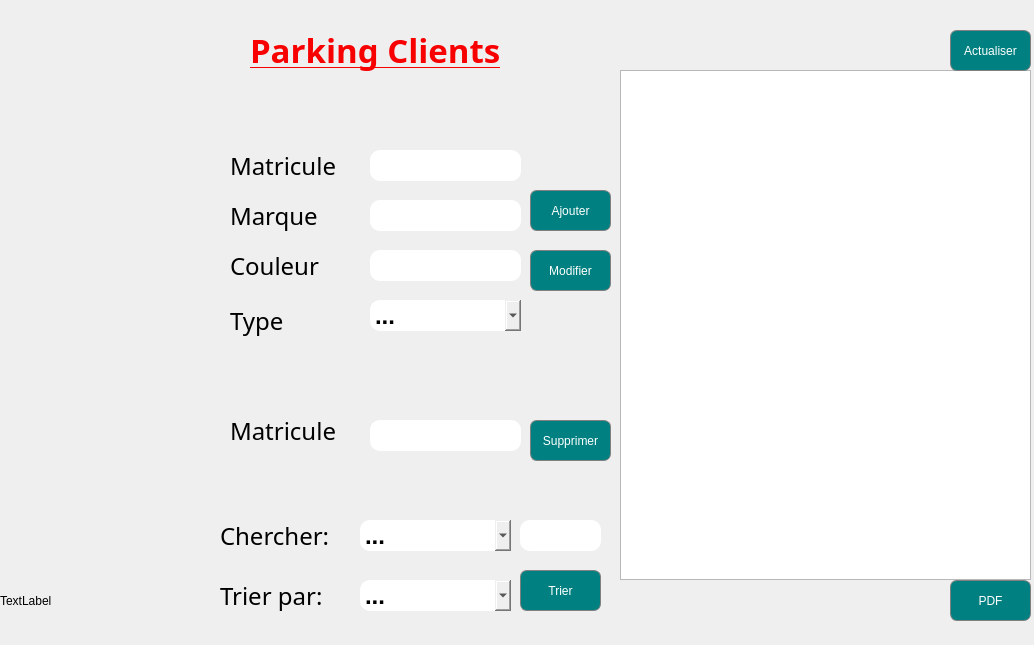
<?xml version="1.0" encoding="UTF-8"?>
<ui version="4.0">
 <class>client</class>
 <widget class="QDialog" name="client">
  <property name="geometry">
   <rect>
    <x>0</x>
    <y>0</y>
    <width>1034</width>
    <height>645</height>
   </rect>
  </property>
  <property name="windowTitle">
   <string>Dialog</string>
  </property>
  <widget class="QLabel" name="label_2">
   <property name="geometry">
    <rect>
     <x>230</x>
     <y>200</y>
     <width>121</width>
     <height>31</height>
    </rect>
   </property>
   <property name="font">
    <font>
     <family>Perpetua Titling MT</family>
     <pointsize>18</pointsize>
     <weight>50</weight>
     <bold>false</bold>
    </font>
   </property>
   <property name="text">
    <string>Marque</string>
   </property>
  </widget>
  <widget class="QLabel" name="label_3">
   <property name="geometry">
    <rect>
     <x>230</x>
     <y>150</y>
     <width>141</width>
     <height>31</height>
    </rect>
   </property>
   <property name="font">
    <font>
     <family>Perpetua Titling MT</family>
     <pointsize>18</pointsize>
     <weight>50</weight>
     <bold>false</bold>
    </font>
   </property>
   <property name="text">
    <string>Matricule</string>
   </property>
  </widget>
  <widget class="QLineEdit" name="lineEdit_3">
   <property name="geometry">
    <rect>
     <x>370</x>
     <y>150</y>
     <width>151</width>
     <height>31</height>
    </rect>
   </property>
   <property name="styleSheet">
    <string notr="true">border-radius : 10px;</string>
   </property>
  </widget>
  <widget class="QLineEdit" name="lineEdit_2">
   <property name="geometry">
    <rect>
     <x>370</x>
     <y>200</y>
     <width>151</width>
     <height>31</height>
    </rect>
   </property>
   <property name="styleSheet">
    <string notr="true">border-radius : 10px;</string>
   </property>
  </widget>
  <widget class="QLineEdit" name="lineEdit">
   <property name="geometry">
    <rect>
     <x>370</x>
     <y>250</y>
     <width>151</width>
     <height>31</height>
    </rect>
   </property>
   <property name="styleSheet">
    <string notr="true">border-radius : 10px;</string>
   </property>
  </widget>
  <widget class="QLabel" name="label">
   <property name="geometry">
    <rect>
     <x>230</x>
     <y>250</y>
     <width>121</width>
     <height>31</height>
    </rect>
   </property>
   <property name="font">
    <font>
     <family>Perpetua Titling MT</family>
     <pointsize>18</pointsize>
     <weight>50</weight>
     <bold>false</bold>
    </font>
   </property>
   <property name="styleSheet">
    <string notr="true"/>
   </property>
   <property name="text">
    <string>Couleur</string>
   </property>
  </widget>
  <widget class="QComboBox" name="comboBox">
   <property name="geometry">
    <rect>
     <x>370</x>
     <y>300</y>
     <width>151</width>
     <height>31</height>
    </rect>
   </property>
   <property name="font">
    <font>
     <pointsize>18</pointsize>
     <weight>75</weight>
     <bold>true</bold>
    </font>
   </property>
   <property name="styleSheet">
    <string notr="true">border-radius : 10px;</string>
   </property>
   <item>
    <property name="text">
     <string>...</string>
    </property>
   </item>
   <item>
    <property name="text">
     <string>Resident</string>
    </property>
   </item>
   <item>
    <property name="text">
     <string>Fournisseur</string>
    </property>
   </item>
   <item>
    <property name="text">
     <string>Passager</string>
    </property>
   </item>
  </widget>
  <widget class="QLabel" name="label_4">
   <property name="geometry">
    <rect>
     <x>230</x>
     <y>300</y>
     <width>95</width>
     <height>41</height>
    </rect>
   </property>
   <property name="font">
    <font>
     <family>Perpetua Titling MT</family>
     <pointsize>18</pointsize>
     <weight>50</weight>
     <bold>false</bold>
    </font>
   </property>
   <property name="text">
    <string>Type</string>
   </property>
  </widget>
  <widget class="QTableView" name="tableView">
   <property name="geometry">
    <rect>
     <x>620</x>
     <y>70</y>
     <width>411</width>
     <height>510</height>
    </rect>
   </property>
  </widget>
  <widget class="QLabel" name="label_6">
   <property name="geometry">
    <rect>
     <x>230</x>
     <y>420</y>
     <width>141</width>
     <height>21</height>
    </rect>
   </property>
   <property name="font">
    <font>
     <family>Perpetua Titling MT</family>
     <pointsize>18</pointsize>
     <weight>50</weight>
     <bold>false</bold>
    </font>
   </property>
   <property name="text">
    <string>Matricule</string>
   </property>
  </widget>
  <widget class="QLineEdit" name="lineEdit_4">
   <property name="geometry">
    <rect>
     <x>370</x>
     <y>420</y>
     <width>151</width>
     <height>31</height>
    </rect>
   </property>
   <property name="styleSheet">
    <string notr="true">border-radius : 10px;</string>
   </property>
   <property name="text">
    <string/>
   </property>
  </widget>
  <widget class="QComboBox" name="comboBox_2">
   <property name="geometry">
    <rect>
     <x>360</x>
     <y>520</y>
     <width>151</width>
     <height>31</height>
    </rect>
   </property>
   <property name="font">
    <font>
     <pointsize>18</pointsize>
     <weight>75</weight>
     <bold>true</bold>
    </font>
   </property>
   <property name="styleSheet">
    <string notr="true">border-radius : 10px;</string>
   </property>
   <item>
    <property name="text">
     <string>...</string>
    </property>
   </item>
   <item>
    <property name="text">
     <string>Couleur</string>
    </property>
   </item>
   <item>
    <property name="text">
     <string>Marque</string>
    </property>
   </item>
   <item>
    <property name="text">
     <string>Matricule</string>
    </property>
   </item>
  </widget>
  <widget class="QLineEdit" name="lineEdit_5">
   <property name="geometry">
    <rect>
     <x>520</x>
     <y>520</y>
     <width>81</width>
     <height>31</height>
    </rect>
   </property>
   <property name="styleSheet">
    <string notr="true">border-radius : 10px;</string>
   </property>
  </widget>
  <widget class="QPushButton" name="pushButton_5">
   <property name="geometry">
    <rect>
     <x>530</x>
     <y>250</y>
     <width>81</width>
     <height>41</height>
    </rect>
   </property>
   <property name="cursor">
    <cursorShape>PointingHandCursor</cursorShape>
   </property>
   <property name="styleSheet">
    <string notr="true">border-radius:7px;
border:1px solid grey;
background:teal;
color:white;</string>
   </property>
   <property name="text">
    <string>Modifier</string>
   </property>
   <property name="flat">
    <bool>true</bool>
   </property>
  </widget>
  <widget class="QLabel" name="label_5">
   <property name="geometry">
    <rect>
     <x>0</x>
     <y>560</y>
     <width>161</width>
     <height>81</height>
    </rect>
   </property>
   <property name="text">
    <string>TextLabel</string>
   </property>
  </widget>
  <widget class="QPushButton" name="ajouter">
   <property name="geometry">
    <rect>
     <x>530</x>
     <y>190</y>
     <width>81</width>
     <height>41</height>
    </rect>
   </property>
   <property name="cursor">
    <cursorShape>PointingHandCursor</cursorShape>
   </property>
   <property name="styleSheet">
    <string notr="true">border-radius:7px;
border:1px solid grey;
background:teal;
color:white;</string>
   </property>
   <property name="text">
    <string>Ajouter</string>
   </property>
   <property name="flat">
    <bool>false</bool>
   </property>
  </widget>
  <widget class="QLabel" name="label_pic0">
   <property name="geometry">
    <rect>
     <x>-10</x>
     <y>-40</y>
     <width>1051</width>
     <height>891</height>
    </rect>
   </property>
   <property name="font">
    <font>
     <strikeout>true</strikeout>
    </font>
   </property>
   <property name="text">
    <string/>
   </property>
   <property name="pixmap">
    <pixmap>../fond3.png</pixmap>
   </property>
  </widget>
  <widget class="QPushButton" name="pushButton_3">
   <property name="geometry">
    <rect>
     <x>530</x>
     <y>420</y>
     <width>81</width>
     <height>41</height>
    </rect>
   </property>
   <property name="cursor">
    <cursorShape>PointingHandCursor</cursorShape>
   </property>
   <property name="styleSheet">
    <string notr="true">border-radius:7px;
border:1px solid grey;
background:teal;
color:white;</string>
   </property>
   <property name="text">
    <string>Supprimer</string>
   </property>
   <property name="checkable">
    <bool>false</bool>
   </property>
   <property name="flat">
    <bool>false</bool>
   </property>
  </widget>
  <widget class="QPushButton" name="pushButton">
   <property name="geometry">
    <rect>
     <x>10</x>
     <y>560</y>
     <width>81</width>
     <height>81</height>
    </rect>
   </property>
   <property name="text">
    <string/>
   </property>
   <property name="flat">
    <bool>true</bool>
   </property>
  </widget>
  <widget class="QPushButton" name="pushButton_2">
   <property name="geometry">
    <rect>
     <x>950</x>
     <y>580</y>
     <width>81</width>
     <height>41</height>
    </rect>
   </property>
   <property name="cursor">
    <cursorShape>PointingHandCursor</cursorShape>
   </property>
   <property name="styleSheet">
    <string notr="true">border-radius:7px;
border:1px solid grey;
background:teal;
color:white;</string>
   </property>
   <property name="text">
    <string>PDF</string>
   </property>
  </widget>
  <widget class="QLabel" name="label_7">
   <property name="geometry">
    <rect>
     <x>220</x>
     <y>520</y>
     <width>141</width>
     <height>31</height>
    </rect>
   </property>
   <property name="font">
    <font>
     <family>Perpetua Titling MT</family>
     <pointsize>18</pointsize>
     <weight>50</weight>
     <bold>false</bold>
    </font>
   </property>
   <property name="text">
    <string>Chercher:</string>
   </property>
  </widget>
  <widget class="QLabel" name="label_8">
   <property name="geometry">
    <rect>
     <x>220</x>
     <y>570</y>
     <width>131</width>
     <height>51</height>
    </rect>
   </property>
   <property name="font">
    <font>
     <family>Perpetua Titling MT</family>
     <pointsize>18</pointsize>
     <weight>50</weight>
     <bold>false</bold>
    </font>
   </property>
   <property name="text">
    <string>Trier par:</string>
   </property>
  </widget>
  <widget class="QComboBox" name="comboBox_3">
   <property name="geometry">
    <rect>
     <x>360</x>
     <y>580</y>
     <width>151</width>
     <height>31</height>
    </rect>
   </property>
   <property name="font">
    <font>
     <pointsize>18</pointsize>
     <weight>75</weight>
     <bold>true</bold>
    </font>
   </property>
   <property name="styleSheet">
    <string notr="true">border-radius : 10px;</string>
   </property>
   <item>
    <property name="text">
     <string>...</string>
    </property>
   </item>
   <item>
    <property name="text">
     <string>Matricule</string>
    </property>
   </item>
   <item>
    <property name="text">
     <string>Marque</string>
    </property>
   </item>
   <item>
    <property name="text">
     <string>Couleur</string>
    </property>
   </item>
  </widget>
  <widget class="QLabel" name="label_9">
   <property name="geometry">
    <rect>
     <x>250</x>
     <y>10</y>
     <width>321</width>
     <height>81</height>
    </rect>
   </property>
   <property name="font">
    <font>
     <family>Perpetua Titling MT</family>
     <pointsize>25</pointsize>
     <weight>75</weight>
     <italic>false</italic>
     <bold>true</bold>
     <underline>true</underline>
     <strikeout>false</strikeout>
    </font>
   </property>
   <property name="mouseTracking">
    <bool>true</bool>
   </property>
   <property name="tabletTracking">
    <bool>false</bool>
   </property>
   <property name="acceptDrops">
    <bool>false</bool>
   </property>
   <property name="text">
    <string>&lt;html&gt;&lt;head/&gt;&lt;body&gt;&lt;p&gt;&lt;span style=&quot; color:#f90000;&quot;&gt;Parking Clients&lt;/span&gt;&lt;/p&gt;&lt;/body&gt;&lt;/html&gt;</string>
   </property>
  </widget>
  <widget class="QPushButton" name="pushButton_4">
   <property name="geometry">
    <rect>
     <x>520</x>
     <y>570</y>
     <width>81</width>
     <height>41</height>
    </rect>
   </property>
   <property name="cursor">
    <cursorShape>PointingHandCursor</cursorShape>
   </property>
   <property name="styleSheet">
    <string notr="true">border-radius:7px;
border:1px solid grey;
background:teal;
color:white;</string>
   </property>
   <property name="text">
    <string>Trier</string>
   </property>
  </widget>
  <widget class="QPushButton" name="pushButton_6">
   <property name="geometry">
    <rect>
     <x>950</x>
     <y>30</y>
     <width>81</width>
     <height>41</height>
    </rect>
   </property>
   <property name="styleSheet">
    <string notr="true">border-radius:7px;
border:1px solid grey;
background:teal;
color:white;</string>
   </property>
   <property name="text">
    <string>Actualiser</string>
   </property>
  </widget>
  <zorder>label_pic0</zorder>
  <zorder>label_2</zorder>
  <zorder>label_3</zorder>
  <zorder>lineEdit_3</zorder>
  <zorder>lineEdit_2</zorder>
  <zorder>lineEdit</zorder>
  <zorder>label</zorder>
  <zorder>comboBox</zorder>
  <zorder>label_4</zorder>
  <zorder>tableView</zorder>
  <zorder>lineEdit_4</zorder>
  <zorder>comboBox_2</zorder>
  <zorder>lineEdit_5</zorder>
  <zorder>ajouter</zorder>
  <zorder>pushButton_3</zorder>
  <zorder>label_6</zorder>
  <zorder>label_5</zorder>
  <zorder>pushButton</zorder>
  <zorder>pushButton_5</zorder>
  <zorder>pushButton_2</zorder>
  <zorder>label_7</zorder>
  <zorder>label_8</zorder>
  <zorder>comboBox_3</zorder>
  <zorder>label_9</zorder>
  <zorder>pushButton_4</zorder>
  <zorder>pushButton_6</zorder>
 </widget>
 <resources/>
 <connections/>
</ui>
